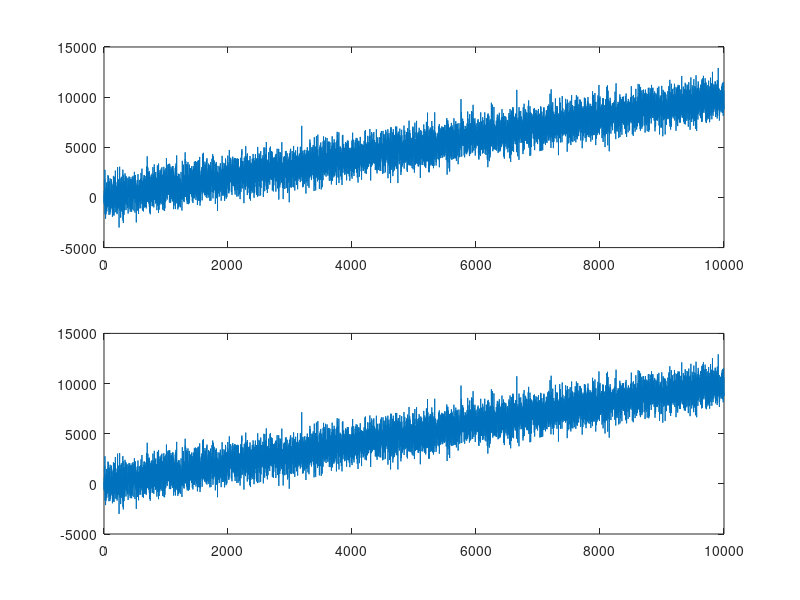

Here is the MATLAB script that generated this plot:
N=10000;
t=1:N;
measurements = (t)  + 1000*randn(1,N); % Angulo entregado por el accel
measurements = measurements';
N = length(measurements);

dt = .01; % Tiempo entre las mediciones
 
u = 0;

x = [0]; % Estado inicial (alfa, bias -> valor del giroscopio en estado estacionario)
P = 1; % Incertidumbre inicial (aca no se cual seria)
B = [1 ; 0];
F = [1 -dt ; 0 1]; % Funcion del proximo estado
H = [1]; % Funcion de measurement

% Valor de la varianza falta para R
R = [.0001]; % Incertidumbre de la measurement
%

I = [1 0 ; 0 1]; % Matriz identidad
for i=1:N
   % Prediction
    x = x;
    P = F*P*F'+10;
    
    % Measurement Update
    Z = measurements(i);
    Y = Z - H*x;
    S = H*P*H' + R;
    K = P*H'/S;
    x = x + (K*Y);
    P = (eye(2) - (K*H))*P;
    b(i)=x(1);                  %Salida
    
    
end
subplot(211);
plot(measurements);
subplot(212);
plot(b);